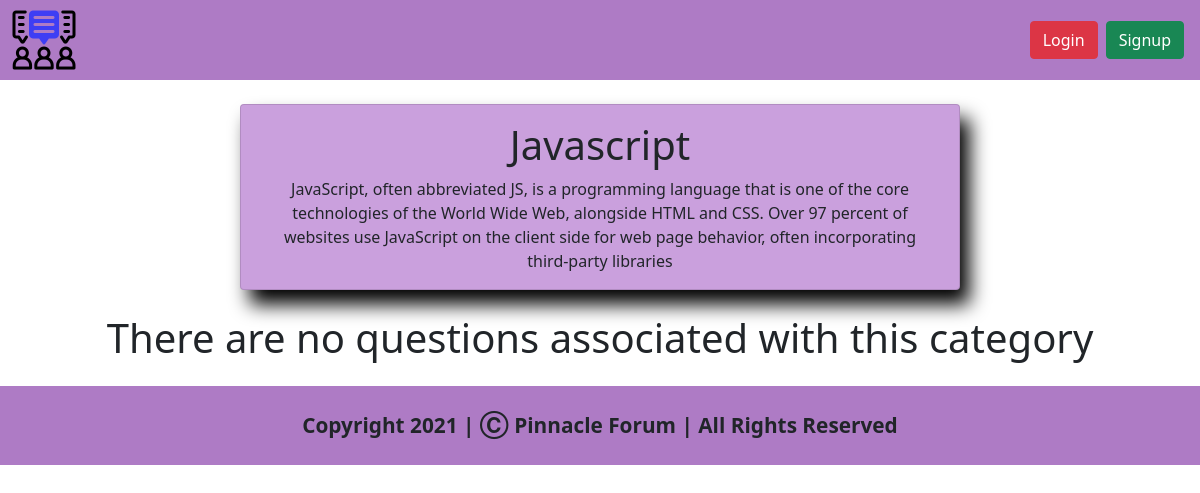
Page /category/099baa2035bf4aeaba348857555be7e3 on the earlier database version.
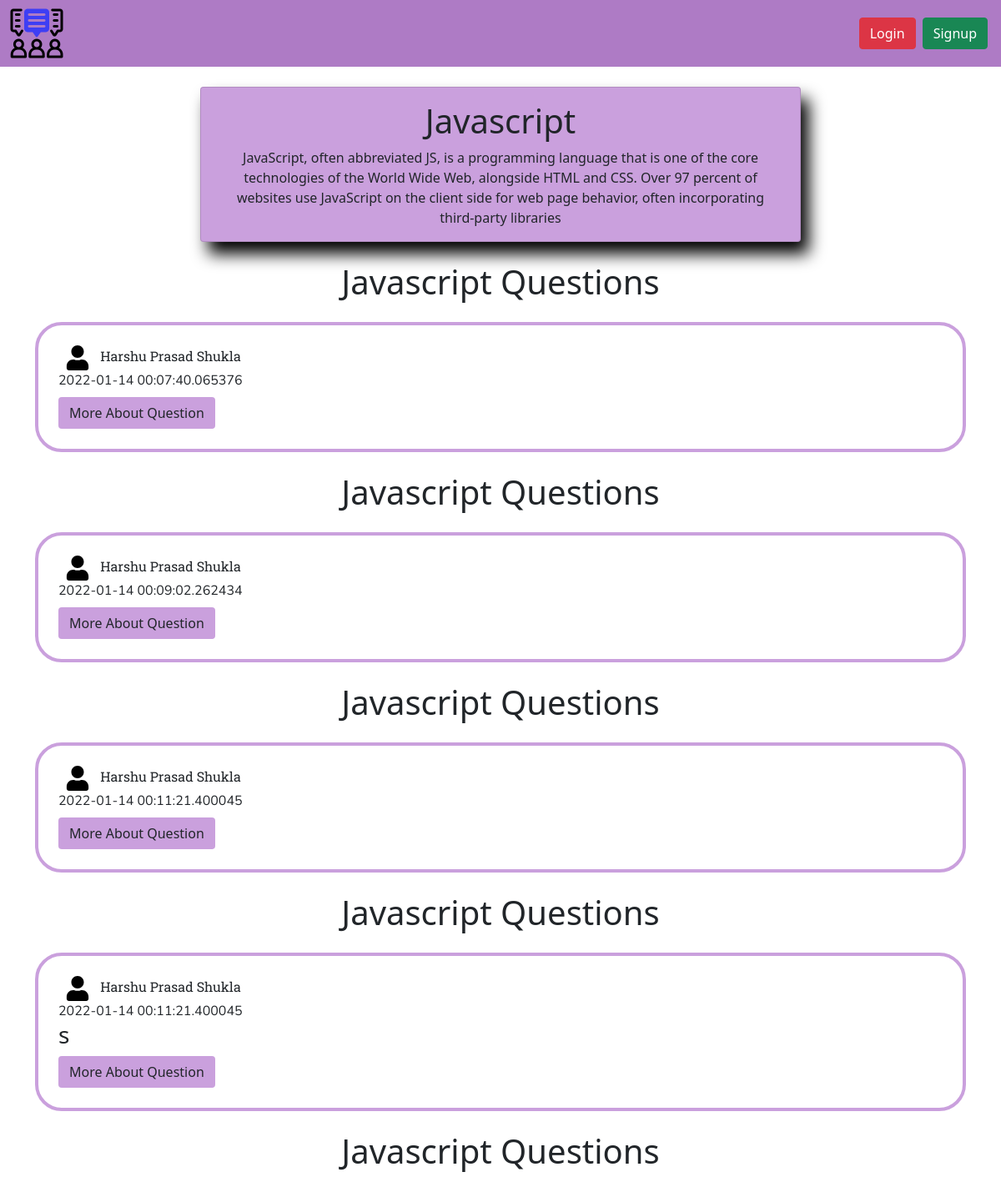
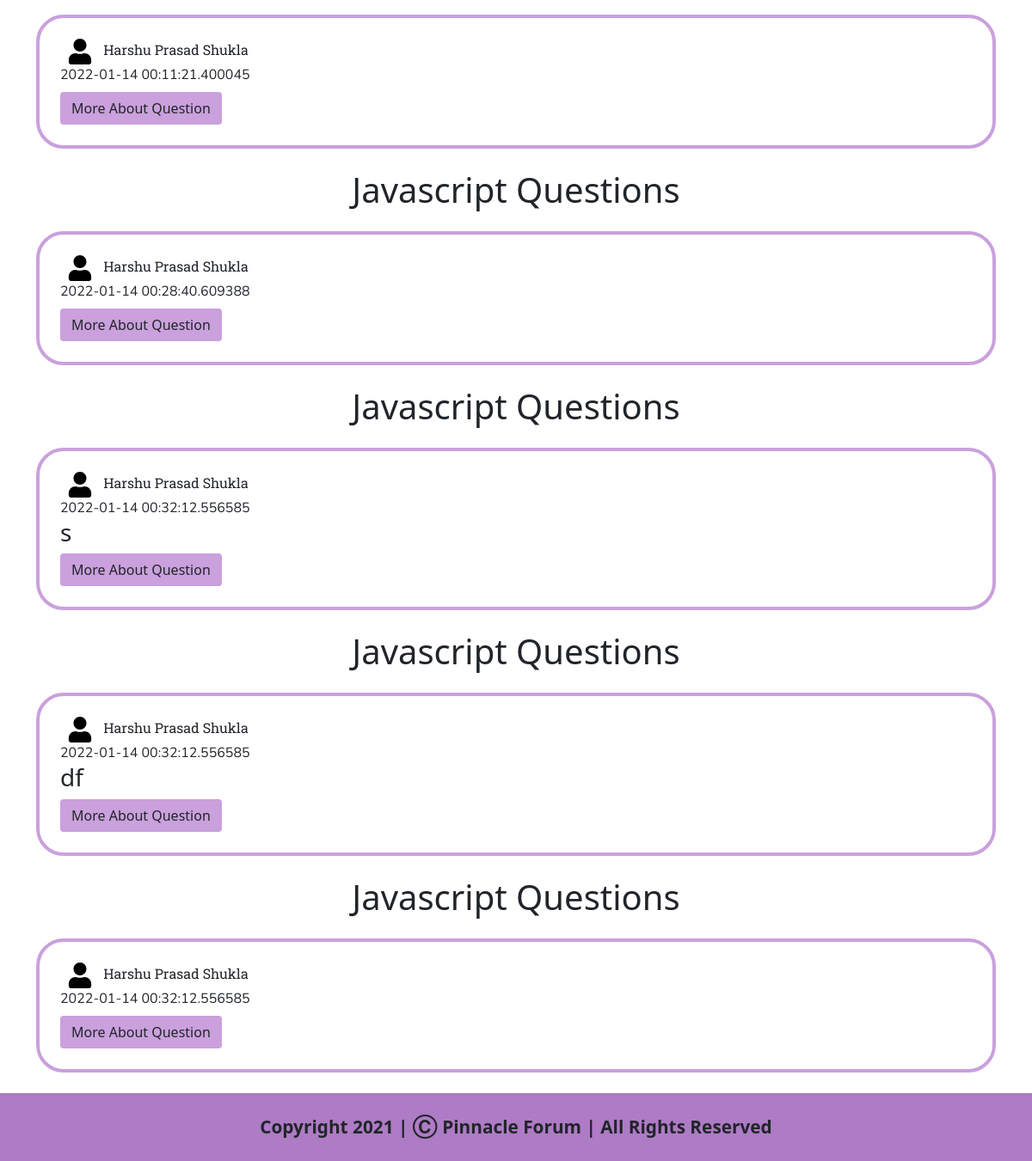
Same page on the later database version (2 pictures, top to bottom).
### views/models.py (models this page shows)
class Category(db.Model):
    categoryId = db.Column(db.String(300),primary_key=True)
    categoryName = db.Column(db.String(1000),nullable=False)
    categoryDescription = db.Column(db.String(10000),nullable=False)
    categoryImage = db.Column(db.String(1000),nullable=True)

class Question(db.Model):
    questionId = db.Column(db.String(1000),primary_key=True)
    questionTitle = db.Column(db.String(250),nullable=False)
    questionDescription = db.Column(db.String(250000),nullable=False)
    userNameOfAsker = db.Column(db.String(1000),nullable=False)
    realNameOfAsker = db.Column(db.String(250),nullable=False)
    categoryId = db.Column(db.String(300),nullable=False)
    dateNow = db.Column(db.DateTime,default=datetime.utcnow())

### views/category.py (the view)
@category.route('/<string:categoryId>')
def renderCategoryPageFunction(categoryId):
    categoryData = Category.query.filter_by(categoryId=categoryId).first() # Geting Data of the category having specific category id's
    questionData = Question.query.filter_by(categoryId=categoryId) # Getting the list of questions having category id same as that of the page
    areQuestionsNotThere = Question.query.filter_by(categoryId=categoryId).count() # Checking wether if there are some questions of this category or not
    if areQuestionsNotThere == 0:
        return render_template('category.html',user=current_user,category=categoryData,noQuestions=True) # Rendering HTML Page
    else:
        return render_template('category.html',user=current_user,category=categoryData,questions=questionData,noQuestions=False) # Rendering HTML Page

### views/templates/category.html (shortened to what this page needs)
<!doctype html>
<html lang="en">
<head>
    <link href="https://cdn.jsdelivr.net/npm/bootstrap@5.1.3/dist/css/bootstrap.min.css" rel="stylesheet"
>
    <link rel="stylesheet" href="{{ url_for('static',filename='css/category.css') }}">
    <link rel="stylesheet" href="{{ url_for('static',filename='responsive/category.css') }}">
</head>
<body>
    <nav class="navbar navbar-expand-lg navbar-light  navigation-bar" style="background-color: rgb(174, 123, 197);">
        <div class="container-fluid">
            <a href="/">
                <img src="../static/img/logo.png" id="companyLogoNavigationBar" src="home.html"
                    style="cursor: pointer;">
            </a>
            <div class="collapse navbar-collapse" id="navbarSupportedContent">
                <form class="d-flex">
                    {% if user.is_authenticated %}
                    <a class="btn btn-danger mx-1" href="/logout">Logout</a>
                    <a href="/profile/{{user.userName}}" class="user-icon-navbar mx-2">
                        <img src="../static/img/user-icon.svg" style="height: 30px; width: 30px;">
                    </a>
                    {% else %}
                    <a class="btn btn-danger mx-1" data-bs-toggle="modal" data-bs-target="#loginFormModal">Login</a>
                    <a class="btn btn-success mx-1" data-bs-toggle="modal" data-bs-target="#signupFormModal">Signup</a>
                    {% endif %}
                </form>
            </div>
        </div>
    </nav>
    <div class="card category-info-div text-center container my-4" style="width: 60vw;">
        <div class="card-body">
            <h1 class="card-title">{{category.categoryName}}</h1>
            <p class="card-text">{{category.categoryDescription}}</p>
        </div>
    </div>
    {% if noQuestions %}
    <h1 class="text-center my-4">There are no questions associated with this category</h1>
    {% else %}
    {% for question in questions %}
    <h1 class="text-center my-4" id="category-questions-heading">{{category.categoryName}} Questions</h1>
    <div class="questions-parent-div my-2 container">
        <div class="question-div my-4 px-4 py-4">
            <div class="user-div">
                <a href="/profile/{{question.userNameOfAsker}}"><img src="../static/img/user-icon.svg" class="user-icon-question mx-2"></a>
                <span class="userName">{{question.realNameOfAsker}}</span>
            </div>
            <div class="dateAddedDivOfQuestion">{{question.dateNow}}</div>
            <div class="question-info">
                <h3 class="question-heading">
                    {{question.questionTitle}}
                </h3>
            </div>
            <a href="/question/{{question.questionId}}" class="btn question-btn">More About Question</a>
        </div>
    </div>
    {% endfor %}
    {% endif %}
    <footer class="py-4"
        style="background-color: rgb(174, 123, 197); font-weight: bold; font-size: 1.3rem; text-align: center;">
        Copyright 2021 | Ⓒ Pinnacle Forum | All Rights Reserved
    </footer>
</body>
</html>

Differences in the rows shown:
added Question: {{ category.categoryName }} "Javascript", realNameOfAsker "Harshu Prasad Shukla", dateNow "2022-01-14 00:07:40.065376"
added Question: {{ category.categoryName }} "Javascript", realNameOfAsker "Harshu Prasad Shukla", dateNow "2022-01-14 00:09:02.262434"
added Question: {{ category.categoryName }} "Javascript", realNameOfAsker "Harshu Prasad Shukla", dateNow "2022-01-14 00:11:21.400045"
added Question: {{ category.categoryName }} "Javascript", realNameOfAsker "Harshu Prasad Shukla", dateNow "2022-01-14 00:11:21.400045", questionTitle "s"
added Question: {{ category.categoryName }} "Javascript", realNameOfAsker "Harshu Prasad Shukla", dateNow "2022-01-14 00:11:21.400045"
added Question: {{ category.categoryName }} "Javascript", realNameOfAsker "Harshu Prasad Shukla", dateNow "2022-01-14 00:28:40.609388"
added Question: {{ category.categoryName }} "Javascript", realNameOfAsker "Harshu Prasad Shukla", dateNow "2022-01-14 00:32:12.556585", questionTitle "s"
added Question: {{ category.categoryName }} "Javascript", realNameOfAsker "Harshu Prasad Shukla", dateNow "2022-01-14 00:32:12.556585", questionTitle "df"
added Question: {{ category.categoryName }} "Javascript", realNameOfAsker "Harshu Prasad Shukla", dateNow "2022-01-14 00:32:12.556585"
Other differences:
text no longer shown: "There are no questions associated with this category"
